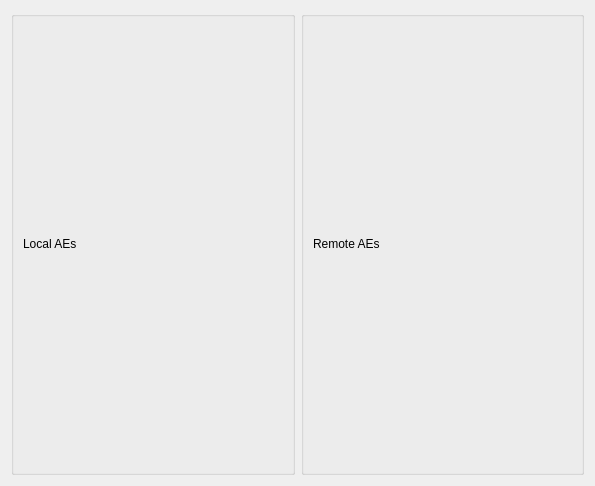
<?xml version="1.0" encoding="UTF-8"?>
<ui version="4.0">
 <class>AEManage</class>
 <widget class="QWidget" name="AEManage">
  <property name="geometry">
   <rect>
    <x>0</x>
    <y>0</y>
    <width>595</width>
    <height>486</height>
   </rect>
  </property>
  <property name="windowTitle">
   <string>Form</string>
  </property>
  <layout class="QHBoxLayout" name="horizontalLayout">
   <item>
    <widget class="QGroupBox" name="gBLocalAEs">
     <property name="title">
      <string/>
     </property>
     <layout class="QVBoxLayout" name="lyLocalAEs">
      <item>
       <widget class="QLabel" name="label">
        <property name="minimumSize">
         <size>
          <width>0</width>
          <height>20</height>
         </size>
        </property>
        <property name="maximumSize">
         <size>
          <width>16777215</width>
          <height>20</height>
         </size>
        </property>
        <property name="text">
         <string>Local AEs</string>
        </property>
       </widget>
      </item>
     </layout>
    </widget>
   </item>
   <item>
    <widget class="QGroupBox" name="gBRemoteAEs">
     <property name="title">
      <string/>
     </property>
     <layout class="QVBoxLayout" name="lyRemoteAEs">
      <item>
       <widget class="QLabel" name="label_2">
        <property name="minimumSize">
         <size>
          <width>0</width>
          <height>20</height>
         </size>
        </property>
        <property name="maximumSize">
         <size>
          <width>16777215</width>
          <height>20</height>
         </size>
        </property>
        <property name="text">
         <string>Remote AEs</string>
        </property>
       </widget>
      </item>
     </layout>
    </widget>
   </item>
  </layout>
 </widget>
 <resources/>
 <connections/>
</ui>
